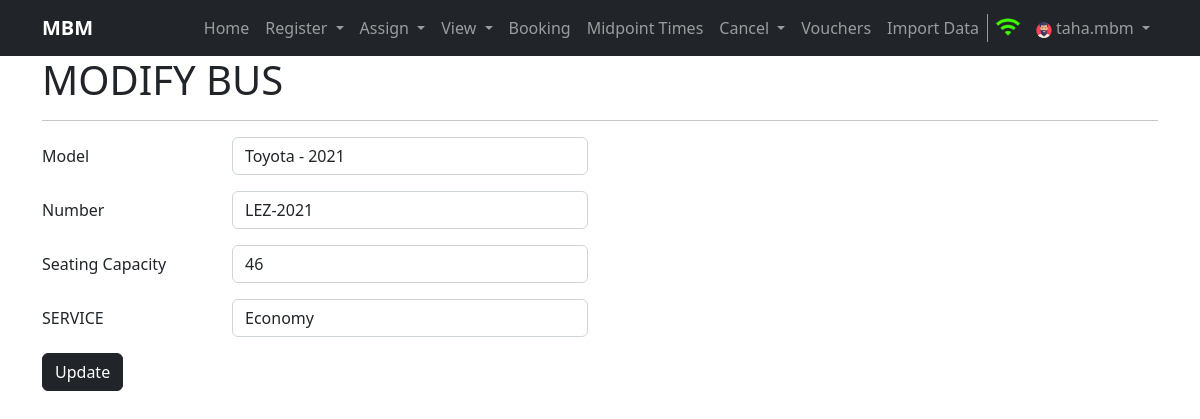
/modifybus/2 (signed in), run on the app's committed database.
### home/models.py (models this page shows, shortened)
class Bus(models.Model):
    bus_number = models.CharField(max_length=30, unique=True)
    seating_capacity = models.IntegerField()
    service_type = models.CharField(max_length=100)
    bus_model = models.CharField(max_length=100)
    created = models.DateTimeField(auto_now_add=True, editable=False, null=False, blank=False)
    last_modified = models.DateTimeField(auto_now_add=True, editable=False, null=False, blank=False)
    class Meta:
        verbose_name_plural = 'Bus'

### home/views.py (the view, shortened to what this page needs)
# urls.py: path('modifybus/<int:bus_id>', views.modifybus, name='modifybus'),
def modifybus(request, bus_id):
    if request.user.is_anonymous:
        return redirect('/login')
    bus = None
    try:
        bus = Bus.objects.get(id=bus_id)
    except Exception as e:
        messages.warning(request, e)
    return render(request, 'modifybus.html', {'bus': bus})

### templates/modifybus.html (shortened to what this page needs)
{% extends 'base.html' %}
{% block username %}{{ request.user.username }}{% endblock username %}
{%block body%}
<div class="container">
    <h1>MODIFY BUS</h1>
    <hr>
</div>
<div class="container my-3">
    <form method="post" name="register" action="">
        <div class="mb-3 row">
            <label for="inputModel" class="col-sm-2 col-form-label">Model</label>
            <div class="col-sm-4">
              <input type="text" class="form-control" id="inputModel" name="inputModel" placeholder="NAME-YEAR" minlength="3" maxlength="50" value="{{bus.bus_model}}" required>
            </div>
          </div>
          <div class="mb-3 row">
            <label for="inputNumber" class="col-sm-2 col-form-label">Number</label>
            <div class="col-sm-4">
              <input type="text" class="form-control" id="inputNumber" style="text-transform:uppercase" placeholder="AAA-0000" value="{{bus.bus_number}}" oninput="this.value = this.value.toUpperCase()" name="inputNumber" minlength="3" maxlength="8" required>
            </div>
          </div>
          <div class="mb-3 row">
            <label for="inputSeating" class="col-sm-2 col-form-label">Seating Capacity</label>
            <div class="col-sm-4">
              <input type="number" class="form-control" id="inputSeating" name="inputSeating" value="{{bus.seating_capacity}}" placeholder="18 - 48" min="18" max="48" required>
            </div>
          </div>
          <div class="mb-3 row">
            <label for="inputService" class="col-sm-2 col-form-label">SERVICE</label>
            <div class="col-sm-4">
              <select name="inputService" class="form-control" id="inputService" required>
                <option value="economy" {% if bus.service_type == 'economy' %} selected {% endif %}>Economy</option>
              </select>
            </div>
          </div>
          <button type="submit" class="btn btn-dark btn-md">Update</button>
    </form>
</div>
{%endblock body%}

### data on the page
Bus: inputModel "Toyota - 2021", inputNumber "LEZ-2021", inputSeating "46", inputService "Economy"

### other printed values
{{ request.user.username }} "taha.mbm"
